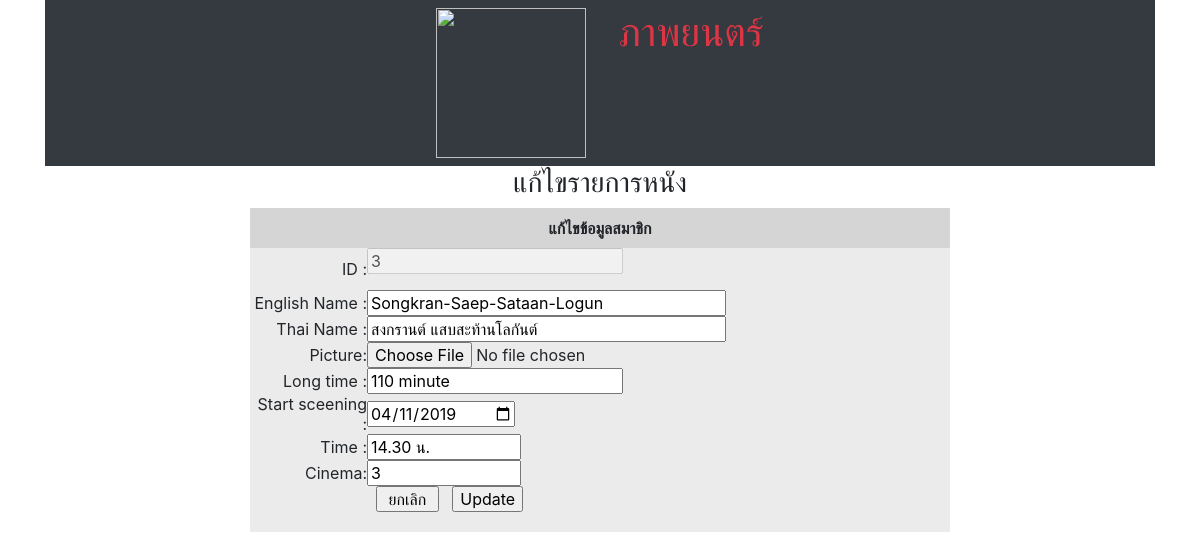
/update.php?id_movie=3, run on the app's committed database.
### tables this page shows
CREATE TABLE `movie` (
  `id_movie` int(11) NOT NULL,
  `name_movie` varchar(150) NOT NULL,
  `name_thai` varchar(100) NOT NULL,
  `picture` varchar(255) NOT NULL,
  `long_time` varchar(10) NOT NULL,
  `Start_screening` date NOT NULL,
  `time_movie` varchar(15) NOT NULL,
  `cinema` int(4) NOT NULL
);

### update.php (the view, shortened to what this page needs)
<html lang="en">
<head>
    <link rel="stylesheet" href="https://stackpath.bootstrapcdn.com/bootstrap/4.3.1/css/bootstrap.min.css">
</head>
<body class=" bg-dark container bg-white" >
<ul class="nav justify-content-center bg-dark">
  <li class="nav-item">
    <a class="nav-link active " href="#"> <img src="http://www.codemobiles.com/biz/images/sf-ipad.png" width="150px"></a>
  </li>
  <li>
  <a class="nav-link active text-danger  " ><h1>ภาพยนตร์</h1></a>
</li>
</ul>
<a><center><h3>แก้ไขรายการหนัง</h3></center></a>
<?php
$connect = mysqli_connect("localhost","root","","move_ticket");
mysqli_query($connect, "SET NAMES 'utf8' ");
$id_movie = $_REQUEST["id_movie"];
$sql2=" SELECT * FROM movie  WHERE id_movie='$id_movie'";
$result = mysqli_query($connect,$sql2) or die ("Error in query: $sql " . mysqli_error());
$row = mysqli_fetch_array($result);
extract($row);
?>
<head>
</head>
<html>
<form action="update_db.php" method="post" enctype="multipart/form-data">
  <table width="700" align="center" cellpadding="0" cellspacing="0">
    <tr><td height="40" colspan="2" align="center" bgcolor="#D6D5D6"><b>แก้ไขข้อมูลสมาชิก</b></td> </tr>
    <tr><td class="text">ID : </td> <td class="text1" >
         <p><input type="text" name="id_movie" value="<?php echo $id_movie; ?>" disabled='disabled' />
          <input type="hidden" name="id_movie" value="<?php echo $id_movie; ?>" /></td></tr>
    <tr><td width="117" class="text">English Name :</td>
      <td width="583" class="text1"><input name="name_movie" type="text"  value="<?=$name_movie;?>" size="30" placeholder="ภาษาอังกฤษเท่านั้น"  required  /></td></tr>
    <tr><td class="text">Thai Name : </td>
      <td class="text1"><input name="name_thai" type="text"  value="<?=$name_thai;?>"  size="30" placeholder="ภาษาไทยเท่านั้น"  required ></td></tr>
    <tr><td class="text">Picture: </td>
    <td class="text1"><input type="file" name="picfile"  value="<?=$picture;?>"  >
    <input type="hidden" name="MAX_FILE_SIZE" value=></td> </tr>
    <tr><td class="text">Long time : </td>
      <td class="text1"><input type="text" name="long_time"  value="<?=$long_time;?>"  placeholder="ใส่ตัวเลข" required/></td></tr>
    <tr><td class="text">Start sceening : </td>
      <td class="text1"><input name="Start_screening" type="date"  value="<?=$Start_screening;?>" size="30"   required></td> </tr>
      <tr><td class="text">Time : </td>
      <td class="text1"><input name="time_movie" type="text"  value="<?=$time_movie;?>" size="10"   required></td> </tr>
      <tr><td class="text">Cinema:</td>
      <td class="text1"><input name="cinema" type="text"  value="<?=$cinema;?>" size="10"   required></td> </tr>
    <tr>
      <td class="text"></td><td class="text1">&nbsp;
      <input type="button" value=" ยกเลิก " onclick="window.location='select_movie_admin.php' " />
        <input type="submit" name="Update" id="Update" value="Update" /></td>
    </tr>
    <tr> <td class="text"><br></td> <td class="text1"></td></tr>
  </table><br><br>
</form>
</html>

### update.php (style rules this page uses)
.text { text-align:right; background-color:#EBEBEB; }
.text1 { text-align:left;background-color:#EBEBEB; }

### data on the page
movie: id_movie "3", name_movie "Songkran-Saep-Sataan-Logun", name_thai "สงกรานต์ แสบสะท้านโลกันต์", long_time "110 minute", Start_screening "04/11/2019", time_movie "14.30 น.", cinema "3"
